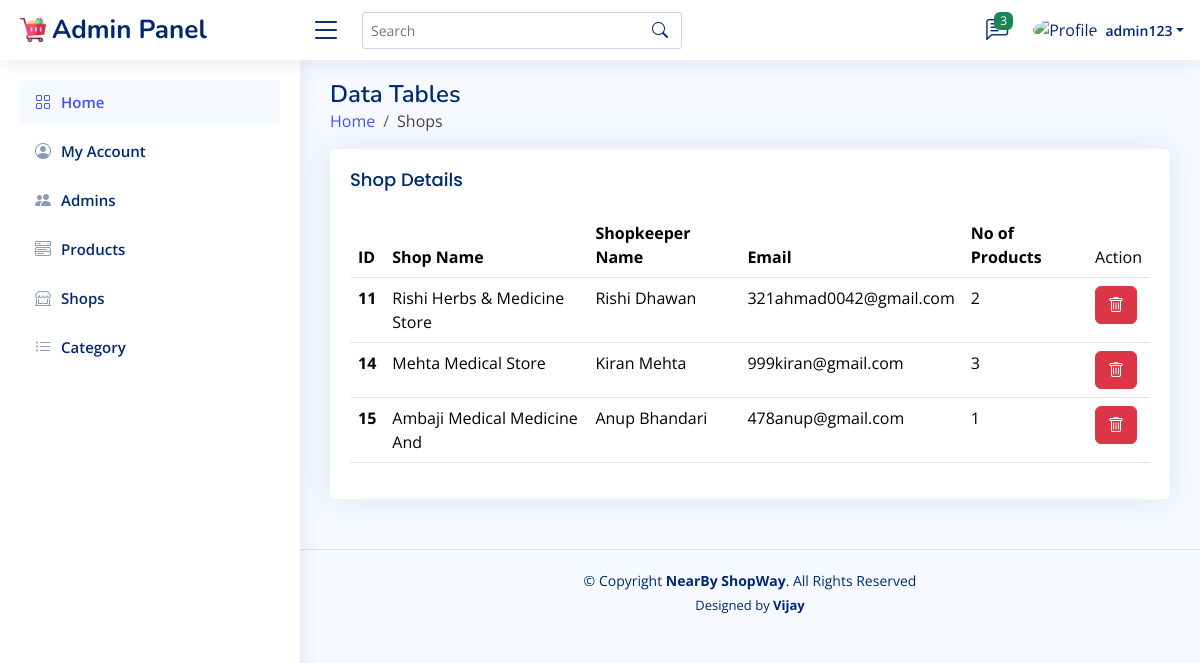
Page /admin/shops.php (signed in) on the committed database.
### tables this page shows
CREATE TABLE `admin_ac` (
  `id` int(10) NOT NULL,
  `name` varchar(40) NOT NULL,
  `password` varchar(100) NOT NULL
);

CREATE TABLE `shopkeeper_ac` (
  `id` int(10) NOT NULL,
  `shop_name` varchar(50) NOT NULL,
  `shopkeeper_name` varchar(50) NOT NULL,
  `image` varchar(100) NOT NULL,
  `details` varchar(200) NOT NULL,
  `address` varchar(100) NOT NULL,
  `email` varchar(30) NOT NULL,
  `password` varchar(100) NOT NULL
);

### admin/shops.php (the view, shortened to what this page needs)
<?php
include('../components/connect.php');
include('../components/admin_header.php');
?>
<main id="main" class="main">
    <div class="pagetitle">
        <h1>Data Tables</h1>
        <nav>
            <ol class="breadcrumb">
                <li class="breadcrumb-item"><a href="home.php">Home</a></li>
                <li class="breadcrumb-item">Shops</li>
            </ol>
        </nav>
    </div>
    <section class="section">
        <div class="row">
            <div class="col-lg-12">
                <div class="card">
                    <div class="card-body">
                        <h5 class="card-title">Shop Details</h5>
                        <table class="table datatable">
                            <thead>
                                <tr>
                                    <th scope="col">ID</th>
                                    <th scope="col">Shop Name</th>
                                    <th scope="col">Shopkeeper Name</th>
                                    <th scope="col">Email</th>
                                    <th scope="col">No of Products</th>
                                    <td scope="col">Action</td>
                                </tr>
                            </thead>
                            <tbody>
                                <?php
                                if (isset($_SESSION["search_query"])) {
                                    $search_query = $_SESSION["search_query"];
                                    $sql = "SELECT * FROM shopkeeper_ac WHERE shop_name LIKE ?";
                                    $stmt = $conn->prepare($sql);
                                    $searchTerm = "%$search_query%";
                                    $stmt->bind_param("s", $searchTerm);
                                    $stmt->execute();
                                    $result = $stmt->get_result();
                                } else {
                                    $select_admin = "SELECT * FROM shopkeeper_ac";
                                    $stmt = $conn->prepare($select_admin);
                                    $stmt->execute();
                                    $result = $stmt->get_result();
                                }
                                if ($result->num_rows > 0) {
                                    while ($row = $result->fetch_assoc()) {
                                ?>
                                        <tr>
                                            <th scope="row"><?php echo $row['id']; ?></th>
                                            <td><?php echo $row['shop_name']; ?></th>
                                            <td><?php echo $row['shopkeeper_name']; ?></td>
                                            <td><?php echo $row['email']; ?></td>
                                            <td><?php
                                                $name = $row['shop_name'];
                                                $no_query = "SELECT COUNT(*) as count FROM products WHERE shop_name = '$name'";
                                                $no_result = mysqli_query($conn, $no_query);
                                                $fetch = mysqli_fetch_assoc($no_result);
                                                echo $fetch['count'];
                                                ?></td>
                                            <td>
                                                <a href="products.php?delete=<?= $row['id']; ?>" onclick="return confirm('delete this product?')"><button type="button" class="btn btn-danger"><i class="bi bi-trash"></i></button></a>
                                            </td>
                                        </tr>
                                <?php
                                    }
                                } else {
                                    echo '<p class="text-align-center">No products available!</p>';
                                }
                                ?>
                            </tbody>
                        </table>
                    </div>
                </div>
            </div>
        </div>
    </section>
</main>
<?php
include('../components/admin_footer.php');
?>

### components/admin_header.php (shortened to what this page needs)
<?php
$admin_id = $_SESSION['admin_id'];
?>
<!DOCTYPE html>
<html lang="en">
<head>
    <link href="../assets/vendor/bootstrap/css/bootstrap.min.css" rel="stylesheet">
    <link href="../assets/vendor/bootstrap-icons/bootstrap-icons.css" rel="stylesheet">
    <link href="../assets/css/admin_style.css" rel="stylesheet">
</head>
<body>
    <header id="header" class="header fixed-top d-flex align-items-center">
        <div class="d-flex align-items-center justify-content-between">
            <a href="../admin/home.php" class="logo d-flex align-items-center">
                <img src="../assets/img/trolley.png" alt="">
                <span class="d-none d-lg-block">Admin Panel</span>
            </a>
            <i class="bi bi-list toggle-sidebar-btn"></i>
        </div>
        <div class="search-bar">
            <form class="search-form d-flex align-items-center" method="POST" action="">
                <input type="text" name="query" placeholder="Search" title="Enter search keyword">
                <button type="submit" title="Search"><i class="bi bi-search"></i></button>
            </form>
        </div>
        <nav class="header-nav ms-auto">
            <ul class="d-flex align-items-center">
                <li class="nav-item dropdown">
                    <a class="nav-link nav-icon" href="../admin/feedback.php" data-bs-toggle="dropdown">
                        <i class="bi bi-chat-left-text"></i>
                        <span class="badge bg-success badge-number">3</span>
                    </a>
                </li>
                <li class="nav-item dropdown pe-3">
                    <?php
                    $select_profile = "SELECT * FROM admin_ac WHERE id = '$admin_id'";
                    $profile = mysqli_query($conn, $select_profile);
                    $fetch = mysqli_fetch_assoc($profile);
                    ?>
                    <a class="nav-link nav-profile d-flex align-items-center pe-0" href="#" data-bs-toggle="dropdown">
                        <img src="../assets/img/profile-img.jpg" alt="Profile" class="rounded-circle">
                        <span class="d-none d-md-block dropdown-toggle ps-2"><?php echo $fetch['name']; ?></span>
                    </a>
                </li>
            </ul>
        </nav>
    </header>
    <aside id="sidebar" class="sidebar">
        <ul class="sidebar-nav" id="sidebar-nav">
            <li class="nav-item">
                <a class="nav-link " href="home.php">
                    <i class="bi bi-grid"></i>
                    <span>Home</span>
                </a>
            </li>
            <li class="nav-item">
                <a class="nav-link collapsed" href="update_account.php">
                    <i class="bi bi-person-circle"></i>
                    <span>My Account</span>
                </a>
            </li>
            <li class="nav-item">
                <a class="nav-link collapsed" href="admins.php">
                    <i class="bi bi-people-fill"></i>
                    <span>Admins</span>
                </a>
            </li>
            <li class="nav-item">
                <a class="nav-link collapsed" href="products.php">
                    <i class="bi bi-menu-button-wide"></i>
                    <span>Products</span>
                </a>
            </li>
            <li class="nav-item">
                <a class="nav-link collapsed" href="shops.php">
                    <i class="bi bi-shop-window"></i>
                    <span>Shops</span>
                </a>
            </li>
            <li class="nav-item">
                <a class="nav-link collapsed" href="category.php">
                    <i class="bi bi-list-ul"></i>
                    <span>Category</span>
                </a>
            </li>
        </ul>
    </aside>

### assets/css/admin_style.css (style rules this page uses)
:root { scroll-behavior: smooth; }
body { font-family: "Open Sans", sans-serif; background: #f6f9ff; color: #444444; }
a { color: #4154f1; text-decoration: none; }
h1, h2, h3, h4, h5, h6 { font-family: "Nunito", sans-serif; }
#main { margin-top: 60px; padding: 20px 30px; transition: all 0.3s; }
.pagetitle { margin-bottom: 10px; }
.pagetitle h1 { font-size: 24px; margin-bottom: 0; font-weight: 600; color: #012970; }
.card { margin-bottom: 30px; border: none; border-radius: 5px; box-shadow: 0px 0 30px rgba(1, 41, 112, 0.1); }
.card-title { padding: 20px 0 15px 0; font-size: 18px; font-weight: 500; color: #012970; font-family: "Poppins", sans-serif; }
.card-body { padding: 0 20px 20px 20px; width: 100%; }
.logo { line-height: 1; }
@media (min-width: 1200px) { .logo { width: 280px; } }
.logo img { max-height: 26px; margin-right: 6px; }
.logo span { font-size: 26px; font-weight: 700; color: #012970; font-family: "Nunito", sans-serif; }
.header { transition: all 0.5s; z-index: 997; height: 60px; box-shadow: 0px 2px 20px rgba(1, 41, 112, 0.1); background-color: #fff; padding-left: 20px; }
.header .toggle-sidebar-btn { font-size: 32px; padding-left: 10px; cursor: pointer; color: #012970; }
.header .search-bar { min-width: 360px; padding: 0 20px; }
.header .search-form { width: 100%; }
.header .search-form input { border: 0; font-size: 14px; color: #012970; border: 1px solid rgba(1, 41, 112, 0.2); padding: 7px 38px 7px 8px; border-radius: 3px; transition: 0.3s; width: 100%; }
.header .search-form button { border: 0; padding: 0; margin-left: -30px; background: none; }
.header .search-form button i { color: #012970; }
.header-nav ul { list-style: none; }
.header-nav>ul { margin: 0; padding: 0; }
.header-nav .nav-icon { font-size: 22px; color: #012970; margin-right: 25px; position: relative; }
.header-nav .nav-profile { color: #012970; }
.header-nav .nav-profile img { max-height: 36px; }
.header-nav .nav-profile span { font-size: 14px; font-weight: 600; }
.header-nav .badge-number { position: absolute; inset: -2px -5px auto auto; font-weight: normal; font-size: 12px; padding: 3px 6px; }
.sidebar { position: fixed; top: 60px; left: 0; bottom: 0; width: 300px; z-index: 996; transition: all 0.3s; padding: 20px; overflow-y: auto; scrollbar-width: thin; scrollbar-color: #aab7cf transparent; box-shadow: 0px 0px 20px rgba(1, 41, 112, 0.1); background-color: #fff; }
@media (min-width: 1200px) { #main, #footer { margin-left: 300px; } }
.sidebar-nav { padding: 0; margin: 0; list-style: none; }
.sidebar-nav li { padding: 0; margin: 0; list-style: none; }
.sidebar-nav .nav-item { margin-bottom: 5px; }
.sidebar-nav .nav-link { display: flex; align-items: center; font-size: 15px; font-weight: 600; color: #4154f1; transition: 0.3; background: #f6f9ff; padding: 10px 15px; border-radius: 4px; }
.sidebar-nav .nav-link i { font-size: 16px; margin-right: 10px; color: #4154f1; }
.sidebar-nav .nav-link.collapsed { color: #012970; background: #fff; }
.sidebar-nav .nav-link.collapsed i { color: #899bbd; }

### rows in the picture
admin_ac: name "admin123"
shopkeeper_ac: id "11", shop_name "Rishi Herbs & Medicine Store", shopkeeper_name "Rishi Dhawan", email "321ahmad0042@gmail.com", count "2"
shopkeeper_ac: id "14", shop_name "Mehta Medical Store", shopkeeper_name "Kiran Mehta", email "999kiran@gmail.com", count "3"
shopkeeper_ac: id "15", shop_name "Ambaji Medical Medicine And", shopkeeper_name "Anup Bhandari", email "478anup@gmail.com", count "1"
